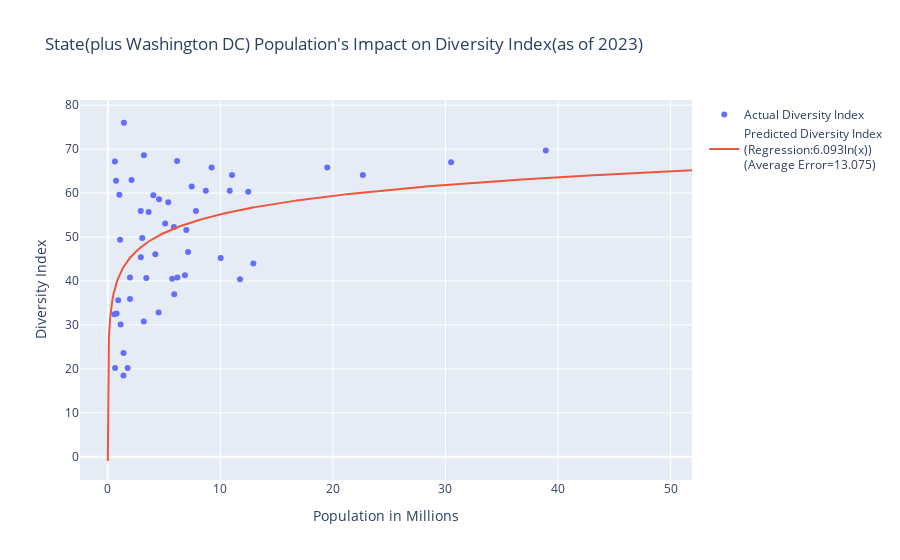

Notebook code cell kept with this figure:
### Code cell
import chart_studio
username='NRswift'
api_key='G1eDL1Naj4DsaqGtJSYz'
chart_studio.tools.set_credentials_file(username=username, api_key=api_key)
import numpy as np
import csv
from scipy.optimize import curve_fit
import plotly.graph_objects as go
import plotly.io as pio
import chart_studio.plotly as py
import chart_studio.tools as tls
import math
states = []
populations = []
diversityIndexs = []
with open('rd.csv', 'r') as f:
    data = csv.reader(f, delimiter=',')
    for rows in data:
        states.append(str(rows[0]))
        populations.append(float(rows[1]))
        diversityIndexs.append(float(rows[2]))

def sqrt_function(t, a, b):
    return a + b * np.log(t)
t = []
for i in range(1, 52000, 100):
    t.append(float(i)*0.001)

popt, pcov = curve_fit(sqrt_function, populations, diversityIndexs, maxfev=1500)

ans = (popt[0] + popt[1] * np.log(t))

def findAverageError(populations, diversityIndexs):
    sumTwo = 0
    for i in range(0, 51):
        #sumOne += ((diversityIndexs[i] - avgOne)**2)
        sumTwo += ((diversityIndexs[i] - (popt[0] + popt[1]*np.log(populations[i])))**2)
    return (math.sqrt(sumTwo/51))
print(findAverageError(populations, diversityIndexs))
fig = go.Figure()
data = zip(populations, diversityIndexs)
fig.add_trace(go.Scatter(x=populations, y=diversityIndexs, text = states, mode='markers', 
                         hovertemplate = "State: %{text}---Population: %{x:,} million---Diversity Index: %{y:,}%", 
                         name = "Actual Diversity Index", textfont=dict(color='blue')))
fig.add_trace(go.Scatter(x=t, y=ans, mode='lines', name="Predicted Diversity Index<br>(Regression:"+str(round(popt[1], 3))+
                         "ln(x))<br>" + "(Average Error=" + str(round(findAverageError(populations, diversityIndexs), 3)) + ")",
              textfont=dict(color='red')))
fig.update_layout(
    xaxis={'title':'Population in Millions'},
    yaxis={'title':'Diversity Index'}, 
    title = dict(text = "State(plus Washington DC) Population's Impact on Diversity Index(as of 2023)"))
fig.show()
py.plot(fig, filename="p_vs_di", auto_open = True)

### Figure 1 — Plotly figure (JSON) as saved in the notebook; plotly's stock layout.template omitted (floating-point values rounded to 4 significant figures; data arrays with more than 128 entries replaced by an {"elided": "..."} marker saying what was removed)
{"data": [{"hovertemplate": "State: %{text}---Population: %{x:,} million---Diversity Index: %{y:,}%", "mode": "markers", "name": "Actual Diversity Index", "text": ["Alabama", "Alaska", "Arizona", "Arkansas", "California", "Colorado", "Connecticut", "Delaware", "Florida", "Georgia", "Hawaii", "Idaho", "Illinois", "Indiana", "Iowa", "Kansas", "Kentucky", "Louisiana", "Maine", "Maryland", "Massachusetts", "Michigan", "Minnesota", "Mississippi", "Missouri", "Montana", "Nebraska", "Nevada", "New Hampshire", "New Jersey", "New Mexico", "New York", "North Carolina", "North Dakota", "Ohio", "Oklahoma", "Oregon", "Pennsylvania", "Rhode Island", "South Carolina", "South Dakota", "Tennessee", "Texas", "Utah", "Vermont", "Virginia", "Washington", "West Virginia", "Wisconsin", "Wyoming", "Washington DC"], "textfont": {"color": "blue"}, "type": "scatter", "x": [5.099, 0.733, 7.454, 3.063, 38.92, 5.869, 3.629, 1.032, 22.66, 11.04, 1.433, 1.974, 12.48, 6.853, 3.203, 2.936, 4.518, 4.553, 1.393, 6.155, 6.974, 10.03, 5.723, 2.931, 6.186, 1.14, 1.972, 3.209, 1.402, 9.225, 2.11, 19.5, 10.83, 0.781, 11.75, 4.048, 4.224, 12.93, 1.09, 5.372, 0.923, 7.134, 30.5, 3.422, 0.647, 8.71, 7.831, 1.765, 5.905, 0.583, 0.632], "y": [53.1, 62.8, 61.5, 49.8, 69.7, 52.3, 55.7, 59.6, 64.1, 64.1, 76, 35.9, 60.3, 41.3, 30.8, 45.4, 32.8, 58.6, 18.5, 67.3, 51.6, 45.2, 40.5, 55.9, 40.8, 30.1, 40.8, 68.6, 23.6, 65.8, 63, 65.8, 60.5, 32.6, 40.4, 59.5, 46.1, 44, 49.4, 57.9, 35.6, 46.6, 67, 40.7, 20.2, 60.5, 55.9, 20.2, 37, 32.4, 67.2]}, {"mode": "lines", "name": "Predicted Diversity Index<br>(Regression:6.093ln(x))<br>(Average Error=13.075)", "textfont": {"color": "red"}, "type": "scatter", "x": {"elided": "520 float values"}, "y": {"elided": "520 float values"}}], "layout": {"title": {"text": "State(plus Washington DC) Population's Impact on Diversity Index(as of 2023)"}, "xaxis": {"title": {"text": "Population in Millions"}}, "yaxis": {"title": {"text": "Diversity Index"}}}}
